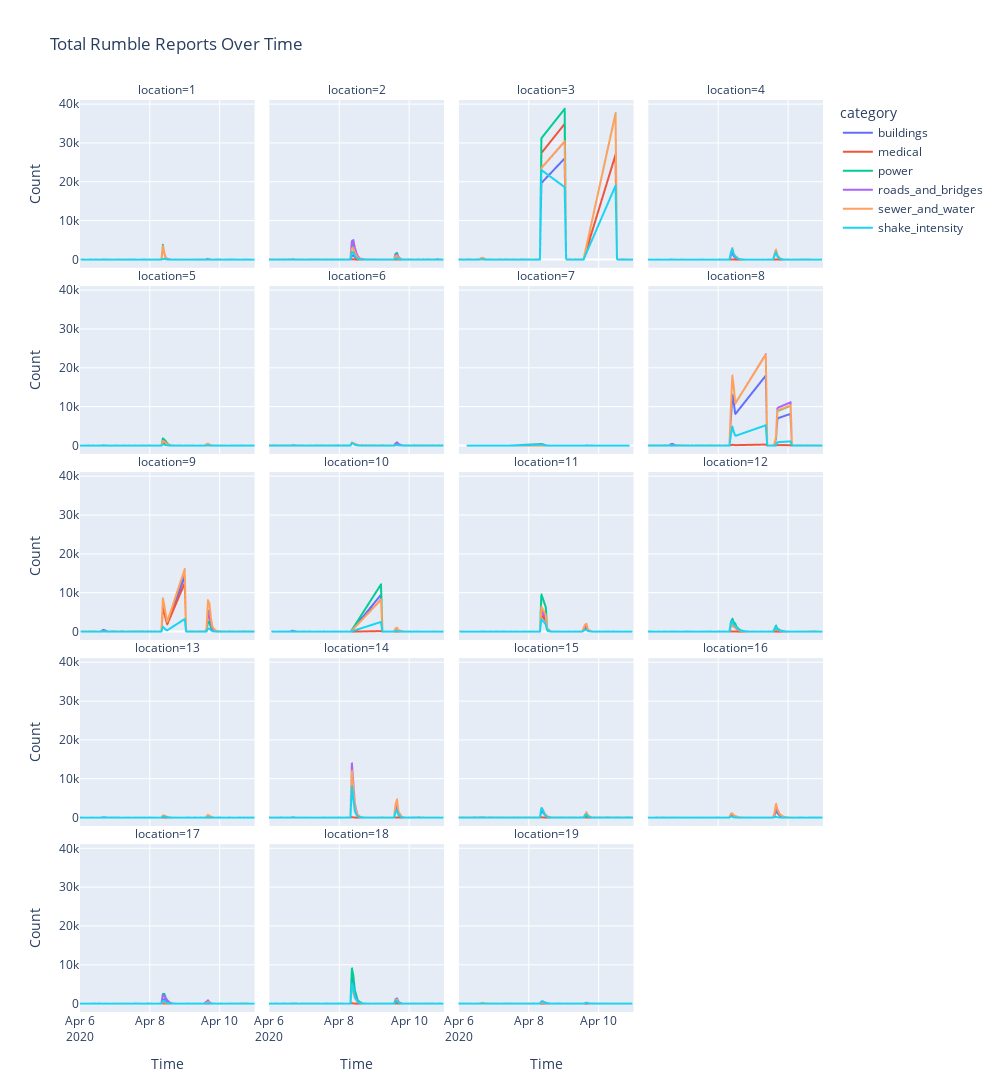

Here is the notebook cell this chart was saved with:
### Code cell
fig = px.line(damage_summed, 
              x="time", 
              y="value", 
              color="category", 
              facet_col="location",
              facet_col_wrap=4, 
              height=1300, 
              width=1000,
              facet_row_spacing=.02,
             title="Total Rumble Reports Over Time",
             labels=dict(time="Time", value="Count"))

fig.show()
